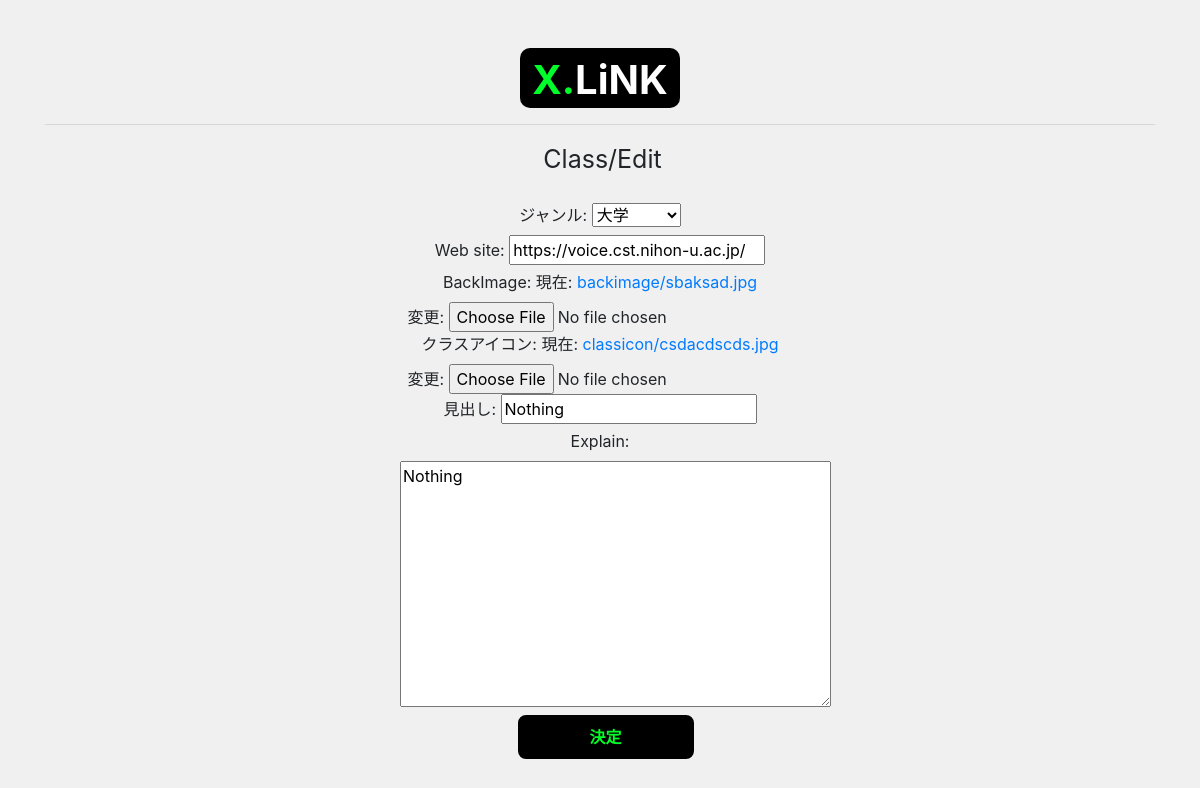
Screenshot of /community/日本大学理工学部/edit/ with the database file from the repository.
### xlink/models.py (models this page shows, shortened)
class Group(models.Model):
    mainuser = models.ForeignKey(User,  on_delete=models.PROTECT, verbose_name="メインユーザー", blank=True, null=True)
    managername = models.ForeignKey(Account, null=True,on_delete=models.CASCADE,verbose_name="管理者")
    name = models.CharField(max_length=30, blank=True, null=True, verbose_name="Class名")
    category = models.ForeignKey(Category, verbose_name="ジャンル", on_delete=models.PROTECT, default="・・・・", blank=True, null=True,)
    web_site = models.URLField(blank=True)
    backimage = models.ImageField(upload_to='backimage/', verbose_name="BackImage")
    icon = models.ImageField(upload_to='classicon/', verbose_name="クラスアイコン", null=True)
    index = models.CharField(max_length=50, blank=False, null=True, verbose_name = "見出し")
    explain = models.TextField(max_length=180, blank=True, verbose_name="explain")
    created_at = models.DateField(null=True ,auto_now_add=True, blank=True, verbose_name='作成日')
    class Meta:
        verbose_name_plural = 'ClassName'

### xlink/forms.py (shortened to what this page needs)
class ClassEditForm(forms.ModelForm):
	class Meta:
		model = Group
		exclude =["mainuser", "managername", "name"]
	def __init__(self,mainuser=None, managername=None,name=None, *args, **kwargs):
		self.mainuser = mainuser
		self.managername = managername
		self.name = name
		super().__init__(*args, **kwargs)

### xlink/models.py (called while the page is built)
    def __str__(self):
        return self.name

### xlink/views.py (called while the page is built)
    def get_object(self, queryset=None):
        name = self.kwargs.get("slug")
        return get_object_or_404(Group, name=name)

    def get_form_kwargs(self, *args, **kwargs):
        kwargs = super().get_form_kwargs(*args, **kwargs)
        form = ClassEditForm(self.request.POST, instance=Group and Account)
        kwargs["mainuser"] = self.request.user
        kwargs["name"] = self.kwargs.get("name")
        kwargs["managername"] = self.kwargs.get("managername")
        return kwargs

### templates/class_edit.html (shortened to what this page needs)
<!DOCTYPE html>
<html lang="en">
    <head>
        <link rel="stylesheet" href="https://stackpath.bootstrapcdn.com/bootstrap/4.1.3/css/bootstrap.min.css">
        {% load crispy_forms_tags %}
        {% load static %}
        <link rel="stylesheet" type="text/css" href="{% static 'css/account.css'%}">
    </head>
    <body style="background: rgb(241, 240, 240) ;"  class="container py-5">
        <center>
            <header>
                <div class="header">
                    <h1>
                        <div class="head">
                            <div class="headline">
                                <b class="x">X.</b><b class="link">LiNK</b>
                            </div>
                        </div>
                    </h1>
                </div>
            </header>
            <hr>
            <div class="name">
                Class/Edit
            </div>
            <br>
            <div class="forms">
                <div class="reg_form">
                    <form class="forms" enctype="multipart/form-data" method="post">
                        {{ form }}
                        <button class="create" type="submit"><b>決定</b></button>
                    </form>
                </div>
            </div>
        </center>
    </body>
</html>

### static/css/account.css (style rules this page uses)
.headline { position: flex; z-index: 1; background-size:cover; background: black; border-radius: 10px; padding: 2.5px; font-size: 40px; width: 160px; height: 60px; margin-left: 0px; }
.x { position: relative; color: rgb(0, 255, 42); left: 0px; top: 5px; }
.link { position: relative; color: white; left: 0px; top: 5px; }
.create { background: rgb(0, 0, 0); color: rgb(0, 255, 42); border-radius: 10px; border:solid 2px rgb(241, 240, 240); margin-left: 11px; width: 180px; height: 48px; }
.name { margin-left: 5px; font-size: 25px; }
.forms { width:400px; }
.name { width: 260px; border-radius: 10px; }

### rows the page displays
Group: category "大学", web_site "https://voice.cst.nihon-u.ac.jp/", index "Nothing", explain "Nothing"
